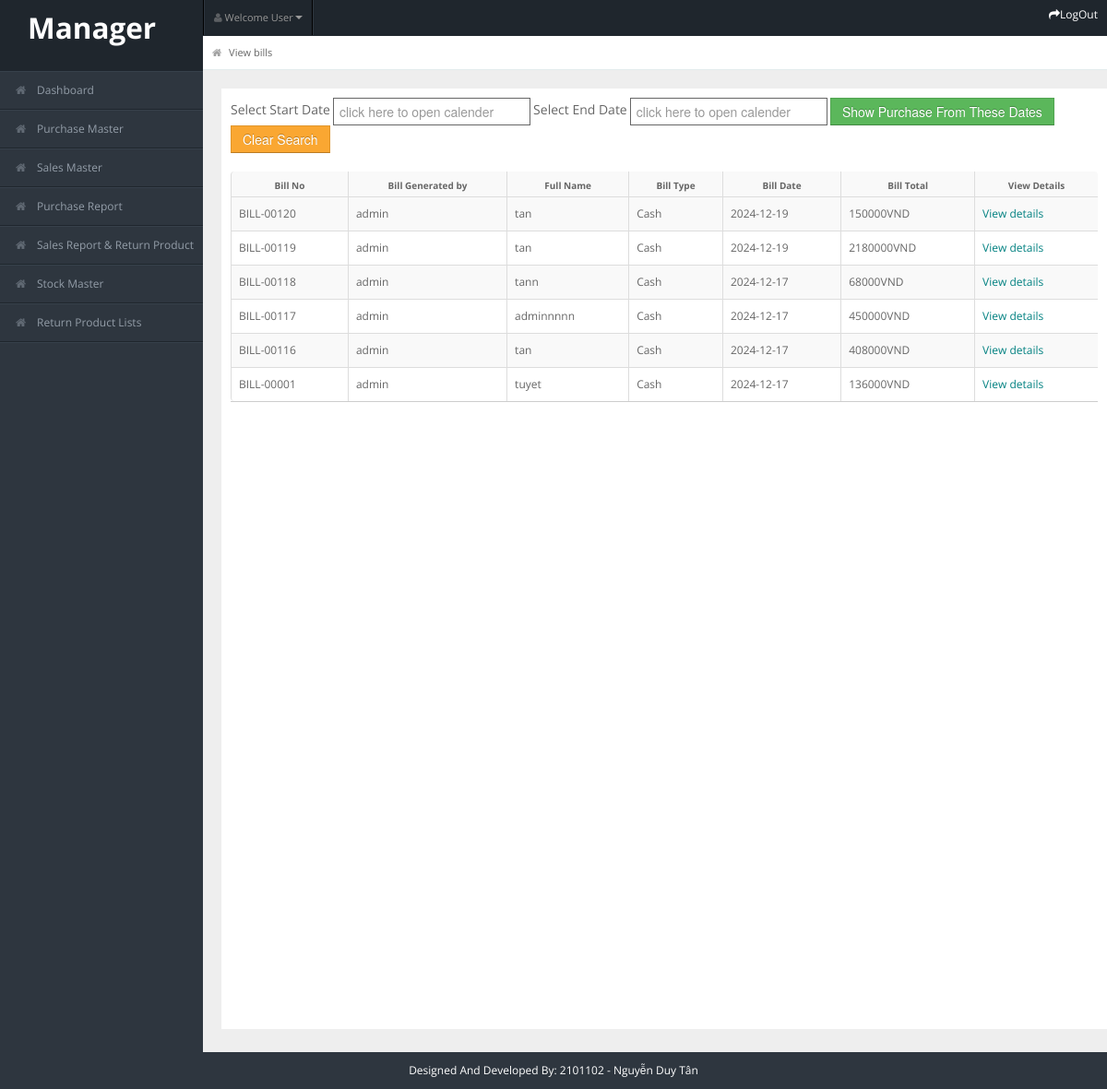
Page /user/view_bills.php (signed in) on the committed database.
### tables this page shows
CREATE TABLE `billing_header` (
  `id` int(5) NOT NULL,
  `full_name` varchar(100) NOT NULL,
  `bill_type` varchar(50) NOT NULL,
  `date` date NOT NULL,
  `bill_no` varchar(10) NOT NULL,
  `username` varchar(50) NOT NULL
);

### user/view_bills.php (the view, shortened to what this page needs)
    <?php
include("./header.php");
include "../admin/conn.php";
?>
<div id="content">
    <div id="content-header">
        <div id="breadcrumb"><a href="index.html" title="Go to Home" class="tip-bottom"><i class="icon-home"></i>
                View bills</a></div>
    </div>
    <div class="container-fluid">
        <div class="row-fluid" style="background-color: white; min-height: 1000px; padding:10px;">
            <form class="form-inline" action="" name="form1" method="post">
                <div class="form-group">
                    <label for="email">Select Start Date</label>
                    <input type="text" name="dt" id="dt" autocomplete="off" class="form-control" required
                        style="width:200px;border-style:solid; border-width:1px; border-color:#666666"
                        placeholder="click here to open calender">
                </div>
                <div class="form-group">
                    <label for="email">Select End Date</label>
                    <input type="text" name="dt2" id="dt2" autocomplete="off" placeholder="click here to open calender"
                        class="form-control"
                        style="width:200px;border-style:solid; border-width:1px; border-color:#666666">
                </div>
                <button type="submit" name="submit1" class="btn btn-success">Show Purchase From These Dates</button>
                <button type="button" name="submit2" class="btn btn-warning"
                    onclick="window.location.href=window.location.href">Clear Search</button>
            </form>
            <br>
            <div class="widget-content nopadding">
                <?php
                if (isset($_POST["submit1"])) { ?>
                    <table class="table table-bordered table-striped">
                        <tr>
                            <th>Bill No</th>
                            <th>Bill Generated by</th>
                            <th>Full Name</th>
                            <th>Bill Type</th>
                            <th>Bill Date</th>
                            <th>Bill Total</th>
                            <th>View Details</th>
                        <tr>
                            <?php
                            $res = mysqli_query($link, "SELECT * FROM billing_header WHERE (date>='$_POST[dt]' && date<='$_POST[dt2]') ORDER BY id desc");
                            while ($row = mysqli_fetch_array($res)) {
                                echo "<tr>";
                                echo "<td>";
                                echo $row["bill_no"];
                                echo "</td>";
                                echo "<td>";
                                echo $row["username"];
                                echo "</td>";
                                echo "<td>";
                                echo $row["full_name"];
                                echo "</td>";
                                echo "<td>";
                                echo $row["bill_type"];
                                echo "</td>";
                                echo "<td>";
                                echo $row["date"];
                                echo "</td>";
                                echo "<td>";
                                echo get_total($row["id"], $link) . "VND";
                                echo "</td>";
                                echo "<td>"; ?> <a href="view_bill_details.php?id=<?php echo $row["id"] ?> "
                                    style="color:teal">View details</a> <?php echo "</td>";
                                    echo "</tr>";
                            }
                            ?>
                    </table>
                <?php } else {
                    ?>
                    <table class="table table-bordered table-striped">
                        <tr>
                            <th>Bill No</th>
                            <th>Bill Generated by</th>
                            <th>Full Name</th>
                            <th>Bill Type</th>
                            <th>Bill Date</th>
                            <th>Bill Total</th>
                            <th>View Details</th>
                        <tr>
                            <?php
                            $res = mysqli_query($link, "SELECT * FROM billing_header ORDER BY id desc");
                            while ($row = mysqli_fetch_array($res)) {
                                echo "<tr>";
                                echo "<td>";
                                echo $row["bill_no"];
                                echo "</td>";
                                echo "<td>";
                                echo $row["username"];
                                echo "</td>";
                                echo "<td>";
                                echo $row["full_name"];
                                echo "</td>";
                                echo "<td>";
                                echo $row["bill_type"];
                                echo "</td>";
                                echo "<td>";
                                echo $row["date"];
                                echo "</td>";
                                echo "<td>";
                                echo get_total($row["id"], $link) . "VND";
                                echo "</td>";
                                echo "<td>"; ?> <a href="view_bill_details.php?id=<?php echo $row["id"] ?> "
                                    style="color:teal">View details</a> <?php echo "</td>";
                                    echo "</tr>";
                            }
                            ?>
                    </table>
                <?php } ?>
            </div>
        </div>
    </div>
</div>
<?php
function get_total($bill_id, $link)
{
    $total = 0;
    $res2 = mysqli_query($link, "select * from billing_details where bill_id=$bill_id");
    while ($row2 = mysqli_fetch_array($res2)) {
        $total = $total + ($row2["price"] * $row2["qty"]);
    }
    return $total;
}
?>
<?php
include("./footer.php");
?>

### user/css/matrix-style.css (style rules this page uses)
* { outline:none !important; -moz-outline: none !important; }
html, body { height:100% }
body { overflow-x: hidden; margin-top: -10px; font-family: 'Open Sans', sans-serif; font-size:12px; color:#666; }
a { color:#666; }
select, textarea, input[type="text"], input[type="password"], input[type="datetime"], input[type="datetime-local"], input[type="date"], input[type="month"], input[type="time"], input[type="week"], input[type="number"], input[type="email"], input[type="url"], input[type="search"], input[type="tel"], input[type="color"], .uneditable-input, .label, .dropdown-menu, .btn, .well, .progress, .table-bordered, .btn-group > .btn:first-child, .btn-group > .btn:last-child, .btn-group > .btn:last-child, .btn-group > .dropdown-toggle, .alert { border-radius:0px; }
.btn, textarea, input[type="text"], input[type="password"], input[type="datetime"], input[type="datetime-local"], input[type="date"], input[type="month"], input[type="time"], input[type="week"], input[type="number"], input[type="email"], input[type="url"], input[type="search"], input[type="tel"], input[type="color"], .uneditable-input { box-shadow:none; }
.progress, .progress-success .bar, .progress .bar-success, .progress-warning .bar, .progress .bar-warning, .progress-danger .bar, .progress .bar-danger, .progress-info .bar, .progress .bar-info, .btn, .btn-primary { background-image:none; }
#content { background: none repeat scroll 0 0 #eeeeee; margin-left: 220px; margin-right: 0; padding-bottom: 25px; position: relative; min-height:100%; width: auto; }
#content-header { position: abslute; width: 100%; margin-top: -38px; z-index: 20; }
.container-fluid .row-fluid:first-child { margin-top: 20px; }
#breadcrumb { background-color: #fff; border-bottom: 1px solid #e3ebed; }
#breadcrumb a { padding: 8px 20px 8px 10px; display: inline-block; background-image: url('../img/breadcrumb.png'); background-position: center right; background-repeat: no-repeat; font-size: 11px; color: #666666; }
#breadcrumb a:last-child { background-image:none; }
#breadcrumb a i { margin-right: 5px; opacity: .6; }
.stat-boxes .peity_bar_good, .stat-boxes .peity_line_good, { color: #459D1C; }
.widget-title, .modal-header, .table th, div.dataTables_wrapper .ui-widget-header { background:#efefef; border-bottom: 1px solid #CDCDCD; height: 36px; }
.widget-content { padding:15px; border-bottom: 1px solid #cdcdcd; }
.table th { height: auto; font-size: 10px; padding: 5px 10px 2px; border-bottom: 0; text-align: center; color: #666666; }
.nopadding { padding: 0 !important; }
.nopadding .table { margin-bottom: 0; }
.nopadding .table-bordered { border: 0; }
form { margin-bottom: 0; }

### user/css/matrix-media.css (style rules this page uses)
body { background:#2E363F; }

### user/footer.php (style rules this page uses)
.form-inline .form-group { display:inline-block;margin-bottom:0;vertical-align:middle }
.form-inline .form-control { display:inline-block;width:auto;vertical-align:middle }

### rows in the picture
billing_header: bill_no "BILL-00120", username "admin", full_name "tan", bill_type "Cash", date "2024-12-19", id "150000"
billing_header: bill_no "BILL-00119", username "admin", full_name "tan", bill_type "Cash", date "2024-12-19", id "2180000"
billing_header: bill_no "BILL-00118", username "admin", full_name "tann", bill_type "Cash", date "2024-12-17", id "68000"
billing_header: bill_no "BILL-00117", username "admin", full_name "adminnnnn", bill_type "Cash", date "2024-12-17", id "450000"
billing_header: bill_no "BILL-00116", username "admin", full_name "tan", bill_type "Cash", date "2024-12-17", id "408000"
billing_header: bill_no "BILL-00001", username "admin", full_name "tuyet", bill_type "Cash", date "2024-12-17", id "136000"
